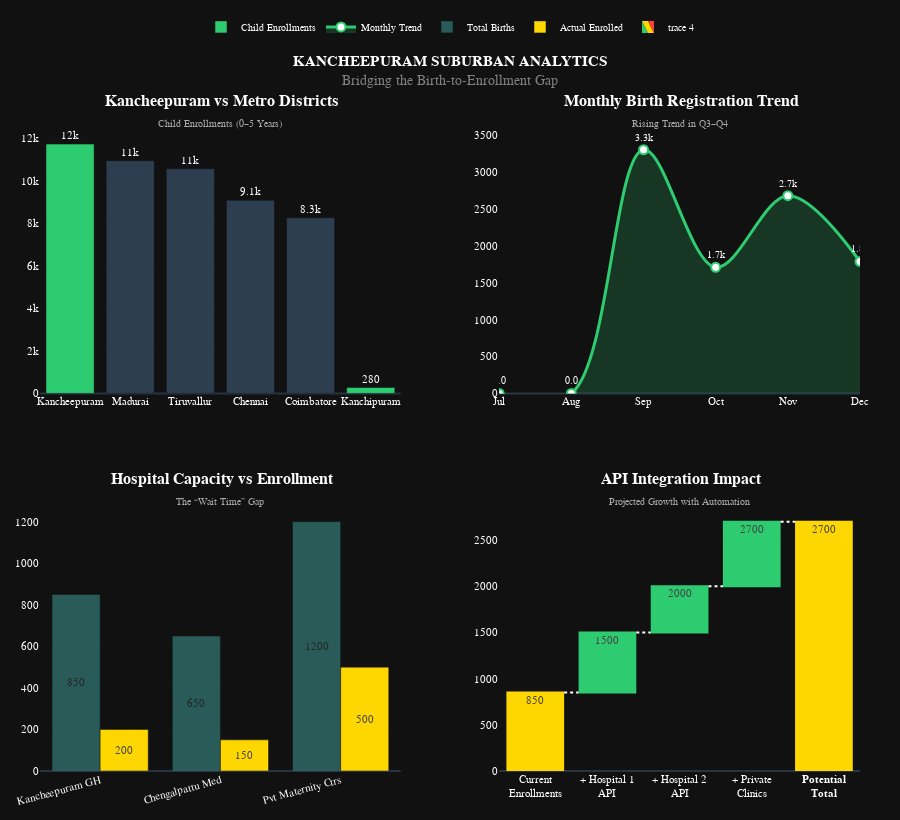

The cell this chart's notebook holds for it:
### Code cell
import pandas as pd
import plotly.graph_objects as go
from plotly.subplots import make_subplots

# ==========================================
# 1. DATA PREP
# ==========================================
enrollment_df = pd.read_csv("TN-MONTHLY ENROLLMENT DATA.csv")
enrollment_df['date'] = pd.to_datetime(enrollment_df['date'], dayfirst=True, errors='coerce')

# Filter for Kancheepuram (handle spelling)
target_districts = ['Kancheepuram', 'Kanchipuram']
kanchi_enrollment = enrollment_df[enrollment_df['district'].isin(target_districts)].copy()

kanchi_enrollment['month_num'] = kanchi_enrollment['date'].dt.month
kanchi_monthly_births = kanchi_enrollment.groupby('month_num')['age_0_5'].sum()

# ==========================================
# 2. COLOR PALETTE (UNCHANGED)
# ==========================================
ZONE_COLORS = {
    'Suburban': '#2ECC71',
    'Benchmark': '#FFD700',
    'Others': '#2C3E50',
    'Highlight': '#4ECDC4'
}

# ==========================================
# 3. SUBPLOTS (SPACING FIXED)
# ==========================================
fig = make_subplots(
    rows=2, cols=2,
    subplot_titles=(
        '<b> Kancheepuram vs Metro Districts</b><br><span style="font-size:10px;color:#aaa">Child Enrollments (0–5 Years)</span>',
        '<b> Monthly Birth Registration Trend</b><br><span style="font-size:10px;color:#aaa">Rising Trend in Q3–Q4</span>',
        '<b> Hospital Capacity vs Enrollment</b><br><span style="font-size:10px;color:#aaa">The “Wait Time” Gap</span>',
        '<b> API Integration Impact</b><br><span style="font-size:10px;color:#aaa">Projected Growth with Automation</span>'
    ),
    specs=[[{'type': 'bar'}, {'type': 'scatter'}],
           [{'type': 'bar'}, {'type': 'waterfall'}]],
    vertical_spacing=0.18,
    horizontal_spacing=0.12
)

# ==========================================
# 4. CHART 1 – METRO COMPARISON (FIXED LABELS)
# ==========================================
metro_districts = ['Kancheepuram', 'Kanchipuram', 'Chennai', 'Tiruvallur', 'Coimbatore', 'Madurai']
metro_data = (
    enrollment_df[enrollment_df['district'].isin(metro_districts)]
    .groupby('district')['age_0_5']
    .sum()
    .reset_index()
    .sort_values('age_0_5', ascending=False)
)

bar_colors = [
    ZONE_COLORS['Suburban'] if d in target_districts else ZONE_COLORS['Others']
    for d in metro_data['district']
]

fig.add_trace(
    go.Bar(
        x=metro_data['district'],
        y=metro_data['age_0_5'],
        marker_color=bar_colors,
        text=metro_data['age_0_5'],
        texttemplate='%{text:.2s}',
        textposition='outside',
        cliponaxis=False,
        name='Child Enrollments'
    ),
    row=1, col=1
)

# ==========================================
# 5. CHART 2 – MONTHLY TREND (TEXT CONTROLLED)
# ==========================================
months_map = {7: 'Jul', 8: 'Aug', 9: 'Sep', 10: 'Oct', 11: 'Nov', 12: 'Dec'}
x_months = [months_map[i] for i in range(7, 13)]
y_births = [kanchi_monthly_births.get(i, 0) for i in range(7, 13)]

fig.add_trace(
    go.Scatter(
        x=x_months,
        y=y_births,
        mode='lines+markers+text',
        line=dict(color=ZONE_COLORS['Suburban'], width=3, shape='spline'),
        marker=dict(size=9, color='white',
                    line=dict(width=2, color=ZONE_COLORS['Suburban'])),
        text=y_births,
        texttemplate='%{text:.2s}',
        textposition='top center',
        textfont=dict(size=10),
        fill='tozeroy',
        fillcolor='rgba(46, 204, 113, 0.2)',
        name='Monthly Trend'
    ),
    row=1, col=2
)

# ==========================================
# 6. CHART 3 – HOSPITAL CAPACITY (NO CLASH)
# ==========================================
major_hospitals = ['Kancheepuram GH', 'Chengalpattu Med', 'Pvt Maternity Ctrs']
monthly_deliveries = [850, 650, 1200]
enrollment_at_hospitals = [200, 150, 500]

fig.add_trace(
    go.Bar(
        x=major_hospitals,
        y=monthly_deliveries,
        name='Total Births',
        marker_color=ZONE_COLORS['Highlight'],
        opacity=0.4,
        text=monthly_deliveries,
        textposition='inside',
        insidetextanchor='middle'
    ),
    row=2, col=1
)

fig.add_trace(
    go.Bar(
        x=major_hospitals,
        y=enrollment_at_hospitals,
        name='Actual Enrolled',
        marker_color=ZONE_COLORS['Benchmark'],
        text=enrollment_at_hospitals,
        textposition='inside',
        insidetextanchor='middle'
    ),
    row=2, col=1
)

# ==========================================
# 7. CHART 4 – API IMPACT (WATERFALL FIXED)
# ==========================================
fig.add_trace(
    go.Waterfall(
        x=[
            'Current<br>Enrollments',
            '+ Hospital 1<br>API',
            '+ Hospital 2<br>API',
            '+ Private<br>Clinics',
            '<b>Potential<br>Total</b>'
        ],
        y=[850, 650, 500, 700, 0],
        measure=['absolute', 'relative', 'relative', 'relative', 'total'],
        connector={'line': {'color': 'white', 'dash': 'dot'}},
        increasing={'marker': {'color': ZONE_COLORS['Suburban']}},
        totals={'marker': {'color': ZONE_COLORS['Benchmark']}},
        texttemplate='%{y}',
        textposition='inside'
    ),
    row=2, col=2
)

# ==========================================
# 8. FINAL DARK THEME LAYOUT (CLEAN)
# ==========================================
fig.update_layout(
    template="plotly_dark",
    height=820,
    title=dict(
        text="<b>KANCHEEPURAM SUBURBAN ANALYTICS</b><br>"
             "<span style='font-size:14px;color:gray'>Bridging the Birth-to-Enrollment Gap</span>",
        x=0.5
    ),
    font=dict(family="Arial, sans-serif", size=11, color="white"),
    margin=dict(l=40, r=40, t=90, b=40),
    showlegend=True,
    legend=dict(
        orientation="h",
        yanchor="bottom",
        y=1.14,
        xanchor="center",
        x=0.5,
        font=dict(size=10)
    ),
    plot_bgcolor='rgba(0,0,0,0)',
    paper_bgcolor='#111111',
    uniformtext_minsize=9,
    uniformtext_mode='hide'
)

fig.update_xaxes(tickangle=-15, row=2, col=1)
fig.update_yaxes(showgrid=True, gridwidth=0.1, gridcolor='#333')
fig.update_xaxes(showgrid=False)

fig.show()

### Figure 1 — Plotly figure (JSON) as saved in the notebook; plotly's stock layout.template omitted (floating-point values rounded to 4 significant figures)
{"data": [{"cliponaxis": false, "marker": {"color": ["#2ECC71", "#2C3E50", "#2C3E50", "#2C3E50", "#2C3E50", "#2ECC71"]}, "name": "Child Enrollments", "text": [11720.0, 10940.0, 10560.0, 9084.0, 8258.0, 277.0], "textposition": "outside", "texttemplate": "%{text:.2s}", "type": "bar", "x": ["Kancheepuram", "Madurai", "Tiruvallur", "Chennai", "Coimbatore", "Kanchipuram"], "xaxis": "x", "y": [11722, 10943, 10565, 9084, 8258, 277], "yaxis": "y"}, {"fill": "tozeroy", "fillcolor": "rgba(46, 204, 113, 0.2)", "line": {"color": "#2ECC71", "shape": "spline", "width": 3}, "marker": {"color": "white", "line": {"color": "#2ECC71", "width": 2}, "size": 9}, "mode": "lines+markers+text", "name": "Monthly Trend", "text": ["0", "0", "3306", "1711", "2682", "1789"], "textfont": {"size": 10}, "textposition": "top center", "texttemplate": "%{text:.2s}", "type": "scatter", "x": ["Jul", "Aug", "Sep", "Oct", "Nov", "Dec"], "xaxis": "x2", "y": [0, 0, 3306, 1711, 2682, 1789], "yaxis": "y2"}, {"insidetextanchor": "middle", "marker": {"color": "#4ECDC4"}, "name": "Total Births", "opacity": 0.4, "text": ["850", "650", "1200"], "textposition": "inside", "type": "bar", "x": ["Kancheepuram GH", "Chengalpattu Med", "Pvt Maternity Ctrs"], "xaxis": "x3", "y": [850, 650, 1200], "yaxis": "y3"}, {"insidetextanchor": "middle", "marker": {"color": "#FFD700"}, "name": "Actual Enrolled", "text": ["200", "150", "500"], "textposition": "inside", "type": "bar", "x": ["Kancheepuram GH", "Chengalpattu Med", "Pvt Maternity Ctrs"], "xaxis": "x3", "y": [200, 150, 500], "yaxis": "y3"}, {"connector": {"line": {"color": "white", "dash": "dot"}}, "increasing": {"marker": {"color": "#2ECC71"}}, "measure": ["absolute", "relative", "relative", "relative", "total"], "textposition": "inside", "texttemplate": "%{y}", "totals": {"marker": {"color": "#FFD700"}}, "type": "waterfall", "x": ["Current<br>Enrollments", "+ Hospital 1<br>API", "+ Hospital 2<br>API", "+ Private<br>Clinics", "<b>Potential<br>Total</b>"], "xaxis": "x4", "y": [850, 650, 500, 700, 0], "yaxis": "y4"}], "layout": {"annotations": [{"font": {"size": 16}, "showarrow": false, "text": "<b> Kancheepuram vs Metro Districts</b><br><span style=\"font-size:10px;color:#aaa\">Child Enrollments (0–5 Years)</span>", "x": 0.22, "xanchor": "center", "xref": "paper", "y": 1, "yanchor": "bottom", "yref": "paper"}, {"font": {"size": 16}, "showarrow": false, "text": "<b> Monthly Birth Registration Trend</b><br><span style=\"font-size:10px;color:#aaa\">Rising Trend in Q3–Q4</span>", "x": 0.78, "xanchor": "center", "xref": "paper", "y": 1, "yanchor": "bottom", "yref": "paper"}, {"font": {"size": 16}, "showarrow": false, "text": "<b> Hospital Capacity vs Enrollment</b><br><span style=\"font-size:10px;color:#aaa\">The “Wait Time” Gap</span>", "x": 0.22, "xanchor": "center", "xref": "paper", "y": 0.41, "yanchor": "bottom", "yref": "paper"}, {"font": {"size": 16}, "showarrow": false, "text": "<b> API Integration Impact</b><br><span style=\"font-size:10px;color:#aaa\">Projected Growth with Automation</span>", "x": 0.78, "xanchor": "center", "xref": "paper", "y": 0.41, "yanchor": "bottom", "yref": "paper"}], "font": {"color": "white", "family": "Arial, sans-serif", "size": 11}, "height": 820, "legend": {"font": {"size": 10}, "orientation": "h", "x": 0.5, "xanchor": "center", "y": 1.14, "yanchor": "bottom"}, "margin": {"b": 40, "l": 40, "r": 40, "t": 90}, "paper_bgcolor": "#111111", "plot_bgcolor": "rgba(0,0,0,0)", "showlegend": true, "title": {"text": "<b>KANCHEEPURAM SUBURBAN ANALYTICS</b><br><span style='font-size:14px;color:gray'>Bridging the Birth-to-Enrollment Gap</span>", "x": 0.5}, "uniformtext": {"minsize": 9, "mode": "hide"}, "xaxis": {"anchor": "y", "domain": [0, 0.44], "showgrid": false}, "xaxis2": {"anchor": "y2", "domain": [0.56, 1], "showgrid": false}, "xaxis3": {"anchor": "y3", "domain": [0, 0.44], "showgrid": false, "tickangle": -15}, "xaxis4": {"anchor": "y4", "domain": [0.56, 1], "showgrid": false}, "yaxis": {"anchor": "x", "domain": [0.59, 1], "gridcolor": "#333", "gridwidth": 0.1, "showgrid": true}, "yaxis2": {"anchor": "x2", "domain": [0.59, 1], "gridcolor": "#333", "gridwidth": 0.1, "showgrid": true}, "yaxis3": {"anchor": "x3", "domain": [0, 0.41], "gridcolor": "#333", "gridwidth": 0.1, "showgrid": true}, "yaxis4": {"anchor": "x4", "domain": [0, 0.41], "gridcolor": "#333", "gridwidth": 0.1, "showgrid": true}}}
